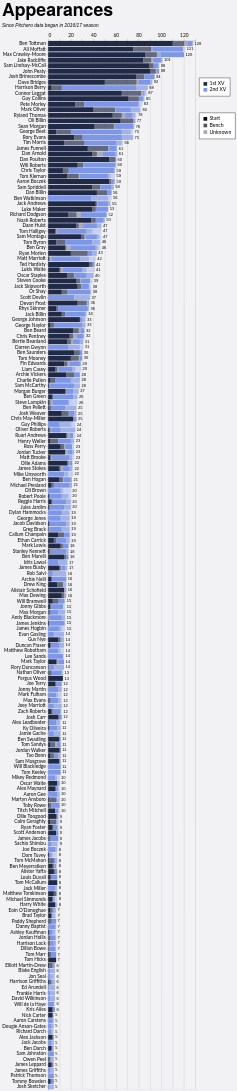

Vega-Lite specification stored for this chart:
### Vega-Lite specification from a JSON file in a GitHub repository (floating-point values rounded to 4 significant figures; data arrays with more than 128 entries replaced by an {"elided": "..."} marker saying what was removed)
{"config": {"axis": {"labelFont": "Lato, sans-serif", "titleFont": "PT Sans Narrow, Helvetica Neue, Helvetica, Arial, sans-serif", "labelFontSize": 13, "titleFontSize": 24, "gridColor": "#202947", "gridOpacity": 0.2}, "header": {"labelFont": "PT Sans Narrow, Helvetica Neue, Helvetica, Arial, sans-serif", "titleFont": "PT Sans Narrow, Helvetica Neue, Helvetica, Arial, sans-serif", "labelFontSize": 24, "titleFontSize": 28, "labelFontWeight": "bold", "orient": "left"}, "legend": {"labelFont": "Lato, sans-serif", "titleFont": "PT Sans Narrow, Helvetica Neue, Helvetica, Arial, sans-serif", "labelFontSize": 14, "titleFontSize": 16, "titlePadding": 5, "fillColor": "white", "strokeColor": "black", "padding": 10, "titleFontWeight": "lighter", "titleFontStyle": "italic", "titleColor": "gray", "offset": 10}, "title": {"font": "PT Sans Narrow, Helvetica Neue, Helvetica, Arial, sans-serif", "fontSize": 48, "fontWeight": "bold", "anchor": "start", "align": "center", "titlePadding": 20, "subtitlePadding": 10, "subtitleFontSize": 13, "subtitleColor": "", "subtitleFontStyle": "italic", "offset": 15, "color": "black"}, "axisX": {"labelAngle": 0}, "facet": {"title": null, "header": null, "align": {"row": "each", "column": "each"}}, "resolve": {"scale": {"y": "independent", "facet": "independent"}}, "background": "#f2f1f4"}, "layer": [{"mark": {"type": "bar"}, "encoding": {"color": {"field": "squad", "legend": {"direction": "vertical", "labelExpr": "datum.value + ' XV'", "legendX": 410, "legendY": 100, "orient": "none", "title": null}, "scale": {"domain": ["1st", "2nd"], "range": ["#202946", "#7d96e8"]}, "sort": ["1st", "2nd"], "type": "nominal"}, "opacity": {"field": "start", "legend": {"direction": "vertical", "legendX": 410, "legendY": 195, "orient": "none", "title": null}, "scale": {"domain": ["Start", "Bench", "Unknown"], "range": [1.0, 0.35, 0.2]}, "sort": ["Start", "Bench", "Unknown"], "type": "nominal"}, "order": {"field": "stack_order", "sort": "ascending", "type": "quantitative"}, "tooltip": [{"field": "player", "title": "Player", "type": "nominal"}, {"field": "squad", "title": "Squad", "type": "nominal"}, {"field": "start", "title": "Selection", "type": "nominal"}, {"aggregate": "sum", "field": "games", "title": "Games", "type": "quantitative"}, {"aggregate": "max", "field": "player_total", "title": "Total", "type": "quantitative"}], "x": {"aggregate": "sum", "axis": {"orient": "top", "title": null}, "field": "games", "type": "quantitative"}, "y": {"field": "player", "sort": {"field": "player_total", "op": "max", "order": "descending"}, "title": null, "type": "nominal"}}}, {"mark": {"type": "text", "align": "left", "baseline": "middle", "color": "black", "dx": 4, "fontSize": 11}, "encoding": {"text": {"field": "total_games", "format": ".0f", "type": "quantitative"}, "x": {"axis": {"orient": "top", "title": null}, "field": "total_games", "type": "quantitative"}, "y": {"field": "player", "sort": {"field": "player_total", "op": "max", "order": "descending"}, "title": null, "type": "nominal"}}, "transform": [{"aggregate": [{"op": "sum", "field": "games", "as": "total_games"}, {"op": "max", "field": "player_total", "as": "player_total"}], "groupby": ["player"]}]}], "data": {"name": "data-1f809453d54bbbd758d83e00303f3ca5"}, "height": {"step": 15}, "params": [{"name": "seasonParam", "value": []}, {"name": "gameTypesParam", "value": []}, {"name": "squadParam", "value": "All"}, {"name": "positionsParam", "value": []}, {"name": "minAppsParam", "value": 5}], "title": {"text": "Appearances", "subtitle": "Since Pitchero data began in 2016/17 season"}, "transform": [{"filter": "length(seasonParam) === 0 || indexof(seasonParam, datum.season) >= 0"}, {"filter": "length(gameTypesParam) === 0 || indexof(gameTypesParam, datum.game_type) >= 0"}, {"filter": "squadParam === \"All\" || datum.squad === squadParam"}, {"filter": "length(positionsParam) === 0 || indexof(positionsParam, datum.position) >= 0"}, {"joinaggregate": [{"op": "sum", "field": "games", "as": "player_total"}], "groupby": ["player"]}, {"filter": "datum.player_total >= minAppsParam"}], "width": 400, "$schema": "https://vega.github.io/schema/vega-lite/v5.20.1.json", "datasets": {"data-1f809453d54bbbd758d83e00303f3ca5": {"elided": "2430 records"}}}
